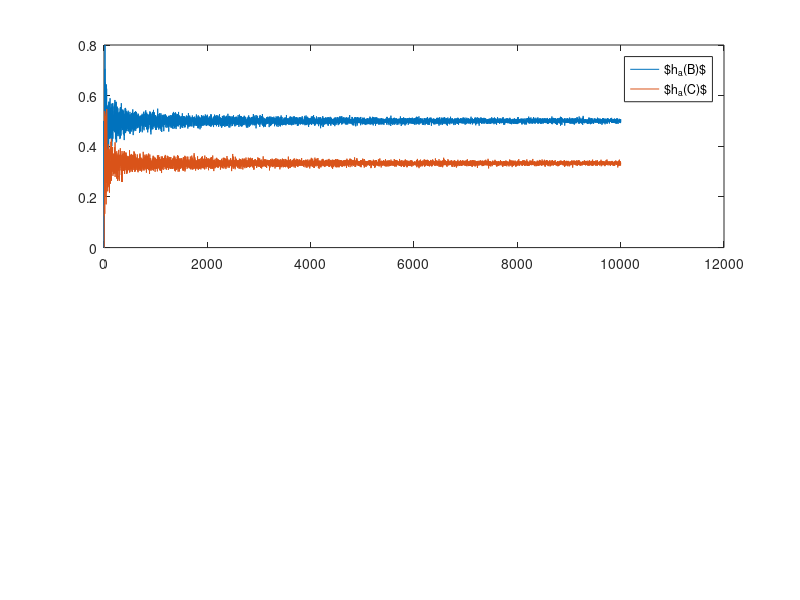

Write MATLAB code to recreate this figure. (Note: this script raises an error after producing the figure.)
% Relative häufigkeit
% WAHRSCHEINLICHKEITSBEGRIFF DER STATISTIK NACH KOLMOGOROFF
% http://www.eit.hs-karlsruhe.de/mesysto/teil-c-stochastische-signale/grundlagen-der-wahrscheinlichkeitstheorie/wahrscheinlichkeitsbegriff-der-statistik-nach-kolmogoroff.html
%
% Würfelexperiment mit einem regelmäßigen Würfel
% relative Häufigkeit, eine gerade Zahl zu würfeln.
delete(findall(0,'type','line'));
N=10e3;
x1=1;

nr.B=zeros(1,N);
nr.C=zeros(1,N);

for k=1:N+1
   x2=k;
   % Experiment durchführen
   v=randi([1,6],1,(x2-x1));
   
   % absolute häufigkeit dass das Ereigniss B (gerade Zahl, mod(x,2)==0) eintrifft
   na.B = length(find(mod(v(1:end),2)==0));
   % absolute häufigkeit dass das Ereigniss C (3 oder6) eintrifft
   na.C = length(find(mod(v(1:end),3)==0));
   
   % relative häufigkeit für Ereigniss B: h(C)=h_abs(C)/N
   nr.B(k)=na.B/x2;
   % relative häufigkeit für Ereigniss C: h(C)=h_abs(C)/N
   nr.C(k)=na.C/x2;
%   nr(1:k);
end

f1 = figure(1); SUBS=210;

s1=subplot(SUBS+1);
plot(nr.B,'-'); hold all;
plot(nr.C,'-'); 
legend('$h_a(B)$','$h_a(C)$')
ah=gca;  ah.XScale='log';  ylim([0,1]);   
title('Ereigniss B: {2,4,6}')
ylabel('rel. Häufigkeit h(B)=ha(B)/N')
hold off;

s2=subplot(SUBS+2);
plot(nr.C,'-'); %hold all;
ah=gca;  ah.XScale='log';  ylim([0,1]);   
title('Ereigniss C: {3,6}')
ylabel('rel. Häufigkeit h(C)=ha(C)/N')
hold off;
